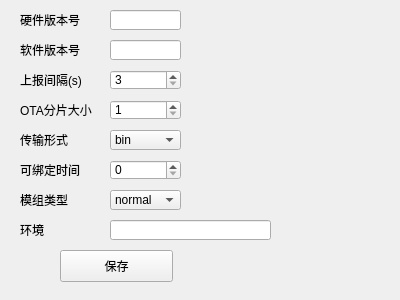
<?xml version="1.0" encoding="UTF-8"?>
<ui version="4.0">
 <class>McuSettingWindow</class>
 <widget class="QWidget" name="McuSettingWindow">
  <property name="geometry">
   <rect>
    <x>0</x>
    <y>0</y>
    <width>400</width>
    <height>300</height>
   </rect>
  </property>
  <property name="windowTitle">
   <string>Form</string>
  </property>
  <widget class="QLabel" name="label_softver">
   <property name="geometry">
    <rect>
     <x>20</x>
     <y>40</y>
     <width>71</width>
     <height>20</height>
    </rect>
   </property>
   <property name="text">
    <string>软件版本号</string>
   </property>
  </widget>
  <widget class="QLabel" name="label_hardver">
   <property name="geometry">
    <rect>
     <x>20</x>
     <y>10</y>
     <width>71</width>
     <height>20</height>
    </rect>
   </property>
   <property name="text">
    <string>硬件版本号</string>
   </property>
  </widget>
  <widget class="QLineEdit" name="lineEdit_softver">
   <property name="geometry">
    <rect>
     <x>110</x>
     <y>40</y>
     <width>71</width>
     <height>20</height>
    </rect>
   </property>
   <property name="maxLength">
    <number>8</number>
   </property>
  </widget>
  <widget class="QLineEdit" name="lineEdit_hardver">
   <property name="geometry">
    <rect>
     <x>110</x>
     <y>10</y>
     <width>71</width>
     <height>20</height>
    </rect>
   </property>
   <property name="text">
    <string/>
   </property>
   <property name="maxLength">
    <number>8</number>
   </property>
  </widget>
  <widget class="QLabel" name="label_upload">
   <property name="geometry">
    <rect>
     <x>20</x>
     <y>70</y>
     <width>71</width>
     <height>20</height>
    </rect>
   </property>
   <property name="text">
    <string>上报间隔(s)</string>
   </property>
  </widget>
  <widget class="QSpinBox" name="spinBox_upload">
   <property name="geometry">
    <rect>
     <x>110</x>
     <y>70</y>
     <width>71</width>
     <height>20</height>
    </rect>
   </property>
   <property name="minimum">
    <number>3</number>
   </property>
   <property name="maximum">
    <number>300</number>
   </property>
  </widget>
  <widget class="QLabel" name="label_ota">
   <property name="geometry">
    <rect>
     <x>20</x>
     <y>100</y>
     <width>81</width>
     <height>20</height>
    </rect>
   </property>
   <property name="text">
    <string>OTA分片大小</string>
   </property>
  </widget>
  <widget class="QSpinBox" name="spinBox_ota">
   <property name="geometry">
    <rect>
     <x>110</x>
     <y>100</y>
     <width>71</width>
     <height>20</height>
    </rect>
   </property>
   <property name="minimum">
    <number>1</number>
   </property>
   <property name="maximum">
    <number>255</number>
   </property>
  </widget>
  <widget class="QLabel" name="label_otatype">
   <property name="geometry">
    <rect>
     <x>20</x>
     <y>130</y>
     <width>81</width>
     <height>20</height>
    </rect>
   </property>
   <property name="text">
    <string>传输形式</string>
   </property>
  </widget>
  <widget class="QComboBox" name="comboBox">
   <property name="geometry">
    <rect>
     <x>110</x>
     <y>130</y>
     <width>71</width>
     <height>20</height>
    </rect>
   </property>
   <item>
    <property name="text">
     <string>bin</string>
    </property>
   </item>
   <item>
    <property name="text">
     <string>hex</string>
    </property>
   </item>
  </widget>
  <widget class="QLabel" name="label_binding">
   <property name="geometry">
    <rect>
     <x>20</x>
     <y>160</y>
     <width>81</width>
     <height>20</height>
    </rect>
   </property>
   <property name="text">
    <string>可绑定时间</string>
   </property>
  </widget>
  <widget class="QSpinBox" name="spinBox_binding">
   <property name="geometry">
    <rect>
     <x>110</x>
     <y>160</y>
     <width>71</width>
     <height>20</height>
    </rect>
   </property>
   <property name="minimum">
    <number>0</number>
   </property>
   <property name="maximum">
    <number>65535</number>
   </property>
  </widget>
  <widget class="QPushButton" name="pushButton_save">
   <property name="geometry">
    <rect>
     <x>60</x>
     <y>250</y>
     <width>113</width>
     <height>32</height>
    </rect>
   </property>
   <property name="text">
    <string>保存</string>
   </property>
  </widget>
  <widget class="QLabel" name="label_moduletype">
   <property name="geometry">
    <rect>
     <x>20</x>
     <y>190</y>
     <width>81</width>
     <height>20</height>
    </rect>
   </property>
   <property name="text">
    <string>模组类型</string>
   </property>
  </widget>
  <widget class="QComboBox" name="comboBox_moduletype">
   <property name="geometry">
    <rect>
     <x>110</x>
     <y>190</y>
     <width>71</width>
     <height>20</height>
    </rect>
   </property>
   <item>
    <property name="text">
     <string>normal</string>
    </property>
   </item>
   <item>
    <property name="text">
     <string>central</string>
    </property>
   </item>
  </widget>
  <widget class="QLabel" name="label_enviroment">
   <property name="geometry">
    <rect>
     <x>20</x>
     <y>220</y>
     <width>81</width>
     <height>20</height>
    </rect>
   </property>
   <property name="text">
    <string>环境</string>
   </property>
  </widget>
  <widget class="QLineEdit" name="lineEdit_enviroment">
   <property name="geometry">
    <rect>
     <x>110</x>
     <y>220</y>
     <width>161</width>
     <height>20</height>
    </rect>
   </property>
  </widget>
 </widget>
 <resources/>
 <connections/>
</ui>
